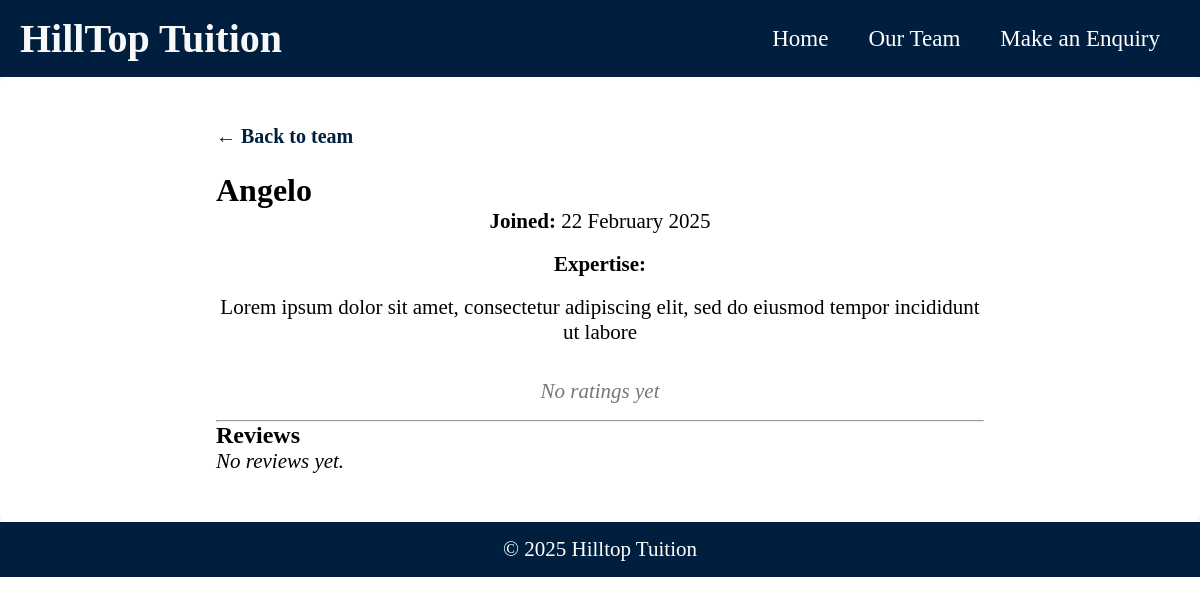
Before: /tutor/1/ with the older database file.
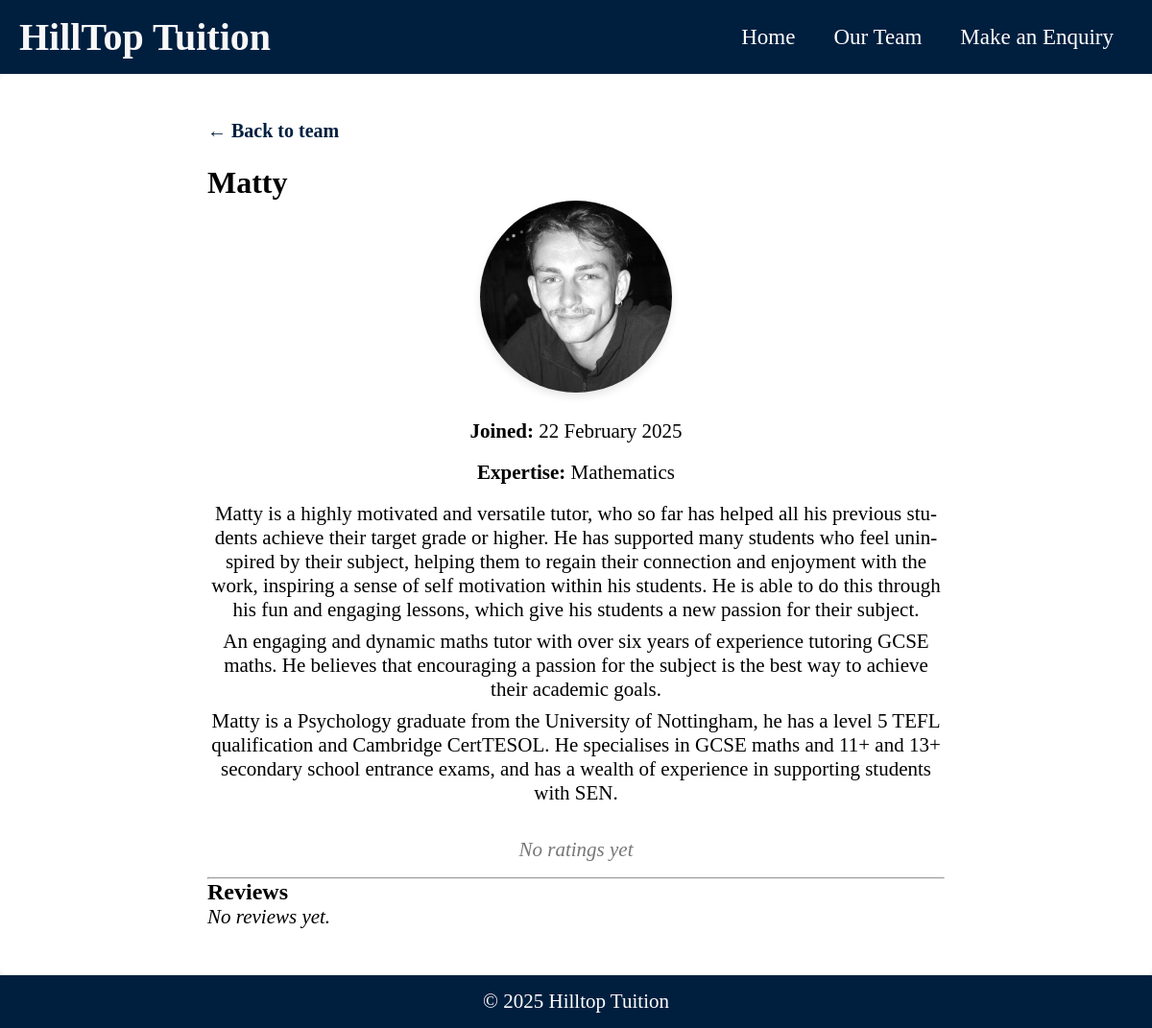
After: the same page with the newer database file.
### home/models.py (models this page shows, shortened)
class Tutor(models.Model):
    name = models.CharField(max_length=100, verbose_name="Tutor Name")
    about = models.TextField(max_length=2000, blank=True)
    summary = models.CharField(
        max_length=500,  # Adjust max_length as needed
        verbose_name="Short Summary",
        blank=True,
        help_text="Enter a short summary (max 500 characters)."
    )
    created = models.DateTimeField(default=timezone.now, verbose_name="Date Joined")
    image = models.ImageField(
        upload_to='tutors/',
        blank=True,
        null=True,
        verbose_name="Profile Image"
    )
    expertise = models.ManyToManyField(
        Expertise,
        related_name='tutors',
        blank=True,
        verbose_name="Areas of Expertise"
    )
    qualifications = models.TextField(
        max_length=500,
        blank=True,
        verbose_name="Qualifications",
        help_text="List the tutor’s qualifications (comma-separated or free text)."
    )
    @property
    def average_rating(self):
        agg = self.reviews.filter(stars__isnull=False).aggregate(avg=Avg('stars'))
        if agg['avg'] is None:
            return None
        return round(agg['avg'], 1)
    def expertise_list(self):
        return ", ".join(e.name for e in self.expertise.all())

class Expertise(models.Model):
    name = models.CharField(max_length=50, unique=True, verbose_name="Expertise Area")

### home/views.py (the view)
# urls.py: path('tutor/<int:pk>/', views.tutor_detail, name='tutor_detail'),
def tutor_detail(request, pk):
    tutor = get_object_or_404(Tutor, pk=pk)
    reviews = tutor.reviews.order_by('-created_at')
    return render(request, 'home/tutor_detail.html', {
        'tutor': tutor,
        'reviews': reviews,
    })

### home/templates/home/tutor_detail.html (shortened to what this page needs)
{% extends 'home/base.html' %}
{% load static %}
{% block content %}
<div class="tutor-detail">
  <a href="{% url 'meettheteam' %}" class="back-link">&larr; Back to team</a>
  <h1 class="tutor-name">{{ tutor.name }}</h1>
  {% if tutor.image %}
  <div class="tutor-image-container">
    <img src="{{ tutor.image.url }}" alt="{{ tutor.name }}" class="tutor-image" />
  </div>
  {% endif %}
  <div class="tutor-info">
    <p><strong>Joined:</strong> {{ tutor.created|date:"j F Y" }}</p>
    <p><strong>Expertise:</strong> {{ tutor.expertise_list }}</p>
    {% if tutor.about %}
    <div class="tutor-about">
      {{ tutor.about|linebreaks }}
    </div>
    {% endif %}
    <div class="tutor-rating">
      {% if tutor.average_rating %}
      <span class="avg">{{ tutor.average_rating }}/5 ★</span>
      <span class="count">({{ tutor.review_count }} review{{ tutor.review_count|pluralize }})</span>
      {% else %}
      <span class="no-rating"><em>No ratings yet</em></span>
      {% endif %}
    </div>
  </div>
  <hr />
  <section class="tutor-reviews">
    <h2>Reviews</h2>
    {% if reviews %}
      {% for review in reviews %}
      <article class="review-card-detail">
        <p class="review-text">“{{ review.text }}”</p>
        <time datetime="{{ review.created_at|date:'Y-m-d' }}">{{ review.created_at|date:"j F Y" }}</time>
        <div class="review-stars">
          {% if review.stars %}
            {% for i in "12345" %}
              {% if forloop.counter <= review.stars %}
                ★
              {% else %}
                ☆
              {% endif %}
            {% endfor %}
            <span class="sr-only">{{ review.stars }}/5 stars</span>
          {% else %}
            <em>No rating</em>
          {% endif %}
        </div>
      </article>
      {% endfor %}
    {% else %}
      <p><em>No reviews yet.</em></p>
    {% endif %}
  </section>
</div>
{% endblock %}

### home/templates/home/base.html (shortened to what this page needs)
<!DOCTYPE html>
<html lang="en">
<head>
    {% load static %}
    <link rel="stylesheet" href="{% static 'home/home_styles.css' %}">
</head>
<body>
    <nav>
        <div class="nav-container">
            <h1 class="logo"><a href="{% url 'home' %}">HillTop Tuition</a></h1>
            <div class="nav-link" id="navLinks">
                <a href="{% url 'home' %}">Home</a>
                <a href="{% url 'meettheteam' %}">Our Team</a>
                <a href="{% url 'contact' %}">Make an Enquiry</a>
            </div>
        </div>
    </nav>
    <main>
            {% block content %}{% endblock %}
    </main>
    <footer>
        <div class="container">
            <p>&copy; <span id="year"></span> Hilltop Tuition</p>
        </div>
    </footer>
</body>
</html>

### home/static/home/home_styles.css (style rules this page uses)
:root { --primary-color: #001f3f; --secondary-color: #f8f8f8; --background-color: #ffff; --font-color: #000000; --hover-color: #0b5a8f; --font-main: Didot, Didot LT STD, Hoefler Text, Garamond, Calisto MT, Times New Roman, serif; --padding: 10px; --main-heading: 40px; --nav-link-size: 23px; --page-heading: 25px; --sub-heading: 20px; --paragraph: 21px; }
* { margin: 0; padding: 0; box-sizing: border-box; }
body { font-family: var(--font-main); background-color: var(--background-color); color: var(--font-color) !important; display: flex; width: 100%; flex-direction: column; }
body p { font-size: var(--paragraph); }
nav { background-color: var(--primary-color); color: var(--secondary-color); padding: 15px 20px; position: sticky; top: 0; width: 100%; z-index: 1000; }
.nav-container { display: flex; justify-content: space-between; align-items: center; margin: 0 auto; }
.logo a { color: var(--secondary-color); text-decoration: none; font-size: var(--main-heading); font-weight: bold; }
.nav-link { display: flex; gap: 20px; }
.nav-link a { color: #fff; text-decoration: none; font-size: var(--nav-link-size); transition: color 0.3s ease; padding-right: 20px; }
main { flex: 1; background-color: #fff; color: var(--font-color); box-shadow: 0 0 10px rgba(0, 0, 0, 0.1); border-radius: 8px; width: 100%; }
.back-link { display: inline-block; margin-bottom: 1.5rem; font-size: var(--sub-heading); color: var(--primary-color); text-decoration: none; font-weight: bold; }
.tutor-info { text-align: center; display: flex; flex-direction: column; align-items: center; gap: 10px; }
.tutor-info p { font-size: var(--paragraph); margin-bottom: 0.5rem; overflow-wrap: anywhere; word-wrap: break-word; hyphens: auto; }
.tutor-info { text-align: center; font-size: var(--main-heading); gap: 10px; }
footer { background-color: var(--primary-color); color: #fff; text-align: center; padding: 15px 20px; position: relative; bottom: 0; width: 100%; }
.tutor-rating { display: flex; justify-content: center; align-items: center; gap: 0.5rem; margin: 1rem 0; font-size: var(--paragraph); }
.tutor-detail { width: 90%; max-width: 800px; margin: 2rem auto; padding: 1rem; }
.tutor-image-container { text-align: center; margin-bottom: 1.5rem; }
.tutor-image { width: 200px; height: 200px; object-fit: cover; border-radius: 50%; box-shadow: 0 4px 8px rgba(0,0,0,0.1); }
.no-rating { font-style: italic; color: #777; }

Changed rows visible on the page:
changed Tutor: name "Angelo" → "Matty"; image: picture added; expertise_list (not shown) → "Mathematics"; about "Lorem ipsum dolor sit amet, consectetur adipiscing elit, sed do eiusmod tempor incididunt ut labore" → "Matty is a highly motivated and versatile tutor, who so far has helped all his previous students achieve their target grade or higher. He has supported many students who feel uninspired by their subject, helping them to regain their connection and enjoyment with the work, inspiring a sense of self motivation within his students. He is able to do this through his fun and engaging lessons, which give his students a new passion for their subject. An engaging and dynamic maths tutor with over six years of experience tutoring GCSE maths. He believes that encouraging a passion for the subject is the best way to achieve their academic goals. Matty is a Psychology graduate from the University of…"
